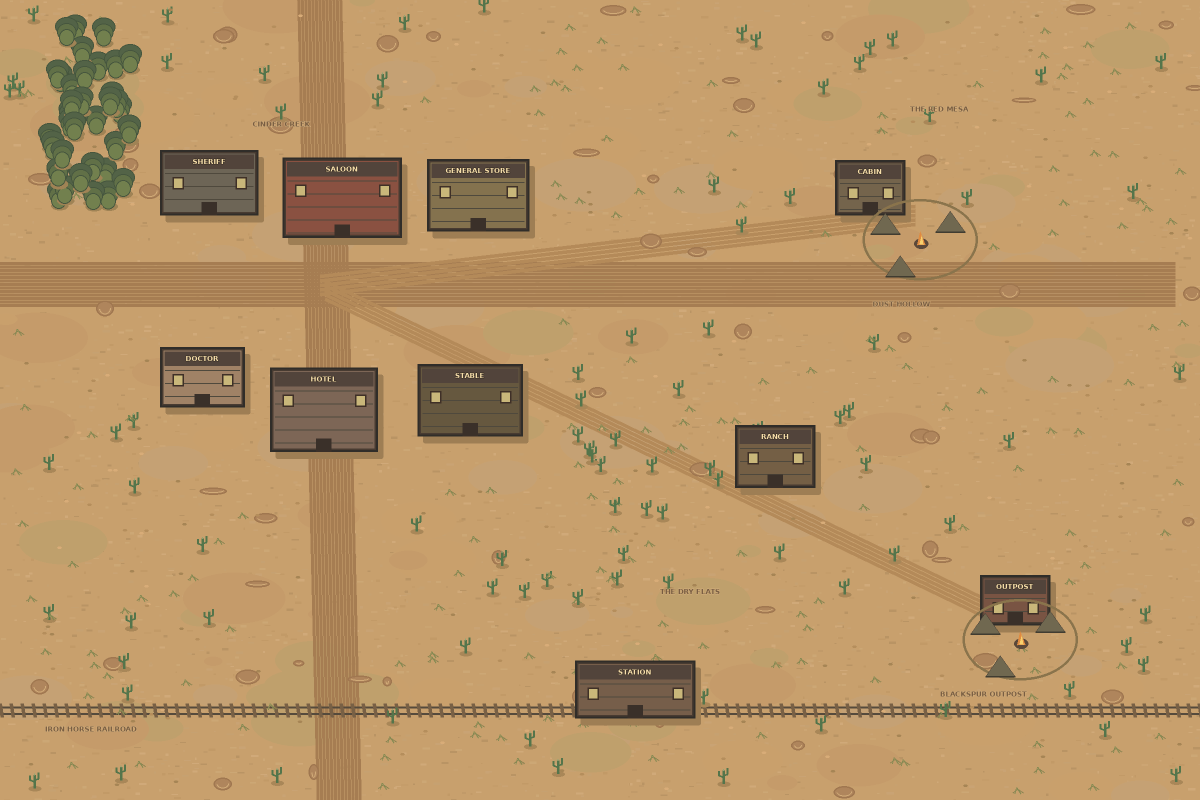
#> input picture assets/world_original.png, 2400 x 1600 px (shown at 1/2 size)
$ python expand_world.py
#> lines starting #> are read from the running program, lines starting #| are printed output that depends on the picture
#!/usr/bin/env python3
"""Build the expanded original Western territory. Pillow needed only to regenerate art."""
from PIL import Image, ImageDraw, ImageFont, ImageFilter
from pathlib import Path
import random, math
ROOT=Path(__file__).parent/'assets'
R=random.Random(462189)
W,H=4800,3200
old=Image.open(ROOT/'world_original.png') if (ROOT/'world_original.png').exists() else Image.open(ROOT/'world.png')
#> old is the input picture: PIL image 2400x1600 RGB; mean R, G, B 186, 149.4, 102.3
if old.size!=(2400,1600):
 raise SystemExit('The original 2400x1600 artwork must be kept as assets/world_original.png')
canvas=Image.new('RGB',(W,H),'#c7a06d');d=ImageDraw.Draw(canvas)
#> after `canvas = Image.new('RGB', (W, H), '#c7a06d')`:
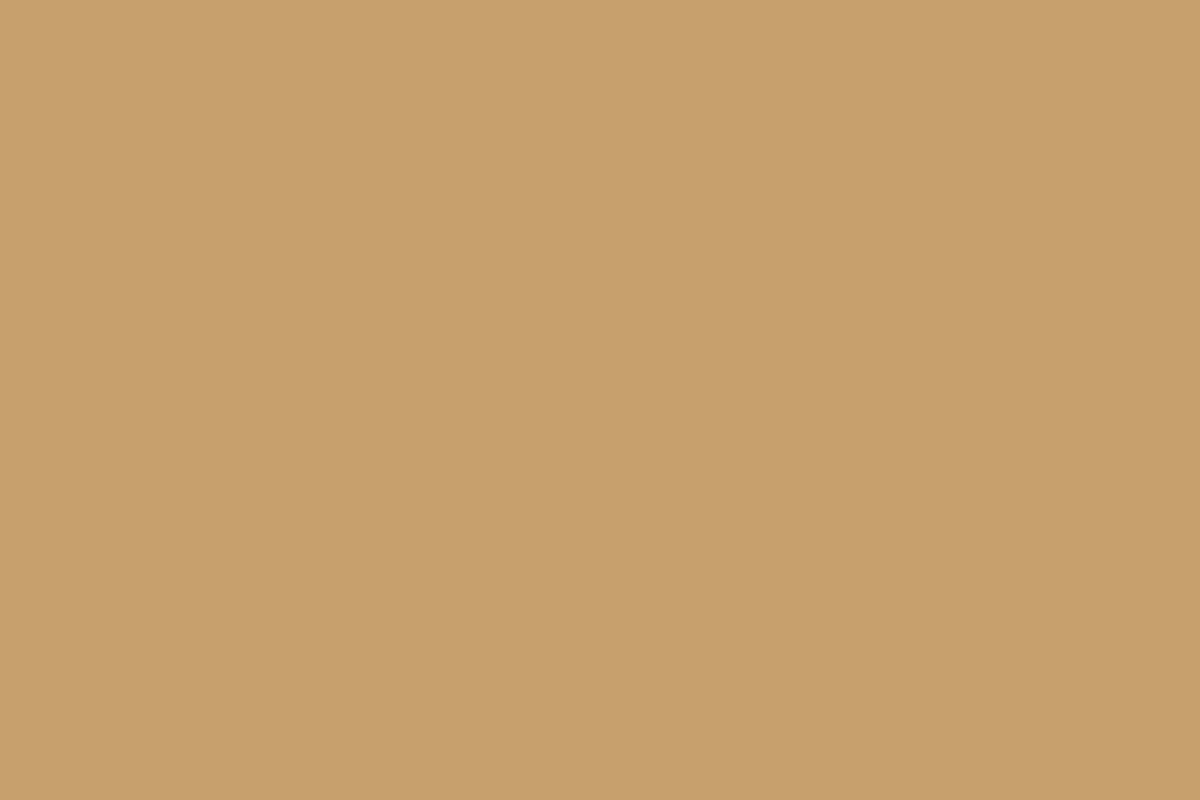
#> canvas: PIL image 4800x3200 RGB (shown at 1/4 size); mean R, G, B 199, 160, 109
# Broad region textures and earthy gradients, generated deterministically.
for y in range(0,H,8):
 for x in range(0,W,8):
  if x<2400 and y<1600: continue
  n=R.randrange(-9,10); dry=(x>3000 and y<2000); green=(y>2000 and x<2200)
  base=(190,151,101) if dry else ((150,157,111) if green else (188,157,109))
  d.rectangle((x,y,x+8,y+8),fill=tuple(max(0,min(255,a+n)) for a in base))
for _ in range(18500):
 x=R.randrange(W); y=R.randrange(H)
 if x<2400 and y<1600:continue
 s=R.randrange(3,24)
 d.line((x,y,x+s,y+R.randrange(-4,5)),fill=R.choice(['#d0b17d','#b18c62','#ac905e','#bca272','#bd9965']),width=R.randrange(1,4))
# World geographic identity: northwest snow-brushed highlands, northeast mesa, southern greener basin.
for x,y,rx,ry in [(3620,600,540,380),(4100,950,690,570),(3180,350,360,270),(2400,2700,490,300),(3850,2650,510,350)]:
 for n in range(8,0,-1):
  scale=n/8
  color=['#735e4d','#846b55','#94775b','#9c805f','#ad8d63','#bc9a6e','#c4a679','#c8a779'][8-n]
  d.ellipse((x-rx*scale,y-ry*scale,x+rx*scale,y+ry*scale),outline=color,width=18)
# River runs from northern central edge into southwest basin, and Silverwater lake.
river=[(2790,-50),(2690,240),(2770,610),(2620,960),(2710,1350),(2580,1660),(2470,1910),(2270,2200),(1990,2480),(1730,2750),(1530,3300)]
d.line(river,fill='#a6a77d',width=164,joint='curve')
d.line(river,fill='#648e91',width=112,joint='curve')
d.line(river,fill='#8aadb0',width=80,joint='curve')
# banks around lake
lake=(1450,2330,2110,2830)
d.ellipse((lake[0]-40,lake[1]-40,lake[2]+40,lake[3]+40),fill='#a8a07b')
d.ellipse(lake,fill='#658a8d',outline='#9ab2aa',width=22)
for i in range(75):
 x=R.randrange(1400,2100);y=R.randrange(2350,2780)
 if ((x-1780)/330)**2+((y-2580)/250)**2 <1:
  d.arc((x,y,x+R.randrange(9,28),y+R.randrange(4,12)),180,340,fill='#b2cbba',width=2)
#> this loop made 75 passes
#> (x, y) on passes 1 to 12: (1920, 2674), (1408, 2615), (1733, 2648), (1610, 2678), (1996, 2618), (1713, 2359), (1895, 2739), (1724, 2772), (2063, 2554), (2081, 2611), (1539, 2579), (2062, 2463)
# trails throughout new territory, with tracks and junctions.
trails=[[(2150,570),(2530,600),(3120,770),(3480,1330),(4100,1500),(4610,1770)],
 [(2050,1390),(2480,1720),(3160,1850),(3530,2230),(4060,2510)],
 [(640,1400),(870,1810),(1190,2140),(1370,2470),(1150,2840)],
 [(1270,1480),(1620,1870),(2200,2180),(3100,1830)],
 [(3160,1850),(3230,2460),(3020,3000)],
 [(4050,1490),(4220,2100),(4480,2900)]]
for trail in trails:
 d.line(trail,fill='#a78358',width=72,joint='curve')
 d.line(trail,fill='#bc9665',width=56,joint='curve')
 d.line(trail,fill='#c5a273',width=24,joint='curve')
# bridge across river at north central and southern central
for cx,cy in [(2700,690),(2350,2110)]:
 d.rectangle((cx-145,cy-43,cx+145,cy+43),fill='#5f4939',outline='#302f2a',width=8)
 for xx in range(cx-130,cx+132,18):d.line((xx,cy-34,xx,cy+34),fill='#a27f58',width=11)
 for yy in (cy-40,cy+40):d.line((cx-150,yy,cx+150,yy),fill='#4b3e33',width=9)
# Railway extends through the territory and toward distant mining operation.
for off in [-8,8]:d.line([(0,1418+off),(2250,1418+off),(2850,1830+off),(3600,2370+off),(4650,2370+off)],fill='#52483d',width=5)
for i in range(0,4650,20):
 if i<2250: x,y=i,1418
 elif i<2850:x=i;y=1418+(i-2250)*412/600
 elif i<3600:x=i;y=1830+(i-2850)*540/750
 else:x=i;y=2370
 d.line((x-3,y-12,x+7,y+12),fill='#66513b',width=8)
# Grasslands, pines, brush, cacti. Keep town centers and roads uncluttered.
settlements=[(3370,1770,350),(1070,2490,310),(4110,2500,310),(3810,1250,260)]
for i in range(1950):
 x=R.randrange(35,W-35);y=R.randrange(35,H-35)
 if x<2400 and y<1600:continue
 if any(math.hypot(x-cx,y-cy)<rad for cx,cy,rad in settlements):continue
 if any(math.hypot(x-a,y-b)<80 for path in trails for a,b in path):continue
 k=R.random()
 if y>2000 and x<2500 and k<.26:
  d.ellipse((x-13,y+4,x+15,y+15),fill='#8a865f')
  d.rectangle((x-4,y-22,x+5,y+7),fill='#514d3d')
  for layer in range(3):
   rad=20-layer*4
   d.ellipse((x-rad,y-42+layer*12,x+rad,y-12+layer*10),fill=['#485f46','#526d4c','#657b54'][layer])
 elif k<.25:
  d.line((x,y,x,y-22),fill='#50744d',width=5)
  d.line((x,y-10,x-10,y-11,x-10,y-24),fill='#50744d',width=4)
  d.line((x,y-16,x+8,y-17,x+8,y-27),fill='#50744d',width=4)
 elif k<.74:
  for j in range(3):d.line((x-11+j*6,y+4,x-2+j*6,y-R.randrange(4,13)),fill=R.choice(['#778052','#8c8954','#777d4d']),width=2)
 else:
  sz=R.randrange(7,21)
  d.ellipse((x-sz,y-sz//3,x+sz,y+sz//2),fill='#a58963',outline='#90704e',width=2)
#> this loop made 1950 passes
#> (x, y, k, sz) on passes 9, 13, 14, 21, 26, 33, 45, 46, 63, 73, 75, 83: (3427, 605, 0.809, 19), (3302, 305, 0.966, 20), (667, 1927, 0.745, 11), (1328, 3150, 0.882, 13), (3885, 355, 0.941, 18), (4507, 1340, 0.828, 18), (3151, 1102, 0.916, 7), (2870, 270, 0.843, 17), (3211, 488, 0.897, 19), (2851, 2889, 0.91, 14), (4302, 1011, 0.868, 10), (3193, 830, 0.996, 16)
#> (x, y, k) on passes 2, 4, 7, 8, 10, 11: (891, 1706, 0.227), (3122, 47, 0.629), (4113, 2908, 0.483), (4514, 790, 0.0172), (3399, 597, 0.504), (2626, 1064, 0.434)
# New towns and points of interest.
try:font=ImageFont.truetype('/usr/share/fonts/truetype/dejavu/DejaVuSans-Bold.ttf',17)
except:font=ImageFont.load_default()
NEW=[
 ('TRADING POST',3250,1650,200,145,'#65594c'),('SAGEBRUSH SALOON',3530,1650,220,150,'#865d43'),
 ('SHERIFF ANNEX',3250,1910,185,120,'#646554'),('LIVERY',3510,1905,205,140,'#776144'),
 ('FISHING SHACK',910,2445,140,105,'#6f6855'),('LAKE CABIN',1150,2440,150,110,'#8a6e4f'),
 ('WATCHTOWER',3770,1060,128,120,'#6b594b'),('MESA CAMP',4050,1320,125,110,'#6f5748'),
 ('COPPER MINE',4090,2450,225,155,'#67564c'),('ASSAY OFFICE',4420,2440,165,120,'#777052'),
 ('BUNKHOUSE',4060,2700,200,120,'#735544'),('GHOST CHAPEL',2900,2690,170,145,'#777668'),
 ('SOUTH RANCH',710,2040,190,140,'#7b624a'),('WINDMILL',940,2140,90,90,'#746148'),
 ('RIVERSIDE CAMP',2320,2550,140,100,'#6a5c46'),('OLD MISSION',4550,1870,185,150,'#867461'),
 ('SMUGGLER SHED',3500,2900,160,110,'#645447')]
for name,x,y,w,h,color in NEW:
 d.rectangle((x+11,y+13,x+w+11,y+h+13),fill='#907451')
 d.rectangle((x,y,x+w,y+h),fill='#3d332e',outline='#282825',width=5)
 d.rectangle((x+7,y+7,x+w-7,y+h-7),fill=color)
 for yy in range(y+47,y+h-8,23):d.line((x+9,yy,x+w-9,yy),fill='#584c40',width=2)
 d.rectangle((x+8,y+7,x+w-8,y+38),fill='#493e36')
 label=name.replace('SAGEBRUSH ','').replace('SHERIFF ','')
 bbox=d.textbbox((0,0),label,font=font);tw=bbox[2]-bbox[0]
 if tw>w-14:label=label[:max(4,int(len(label)*(w-18)/tw))]
 bbox=d.textbbox((0,0),label,font=font)
 d.text((x+(w-(bbox[2]-bbox[0]))/2,y+14),label,font=font,fill='#f1d6a5',stroke_fill='#342d27',stroke_width=1)
 d.rectangle((x+w//2-14,y+h-22,x+w//2+14,y+h),fill='#372b27')
 for xx in (x+17,x+w-42):d.rectangle((xx,y+55,xx+23,y+79),fill='#d3b883',outline='#42372c',width=3)
#> this loop made 17 passes
#> (tw, label) on passes 5, 7, 8, 14, 15, 17: (151, 'FISHING SH'), (138, 'WATCHTO'), (115, 'MESA CAM'), (99, 'WINDM'), (163, 'RIVERSIDE '), (165, 'SMUGGLER SH')
#> tw on passes 1, 2, 3, 4, 6, 9: 144, 79, 66, 67, 114, 132
# dots of activity in the settlement streets
for cx,cy in [(3370,1820),(1120,2280),(4150,2570)]:
 for i in range(10):
  a=R.random()*math.tau;rad=R.randrange(120,220)
  x=cx+math.cos(a)*rad;y=cy+math.sin(a)*rad
  d.ellipse((x-4,y-4,x+4,y+4),fill='#775c46')
# Borders and labels
labels=[('SAGEBRUSH CROSSING',3270,1575),('SILVERWATER LAKE',1440,2890),('COPPER RIDGE',4060,2375),
 ('THE HIGH MESA',3820,690),('GHOST MISSION',2880,2620),('SOUTH RANCHLAND',700,1920),
 ('RED ROCK WILDS',3270,370),('SOUTHERN BADLANDS',3160,3050)]
for name,x,y in labels:d.text((x,y),name,fill='#6d5747',font=font,stroke_width=2,stroke_fill='#d3b586')
# Restore original handcrafted story territory untouched above new features.
canvas.paste(old,(0,0))
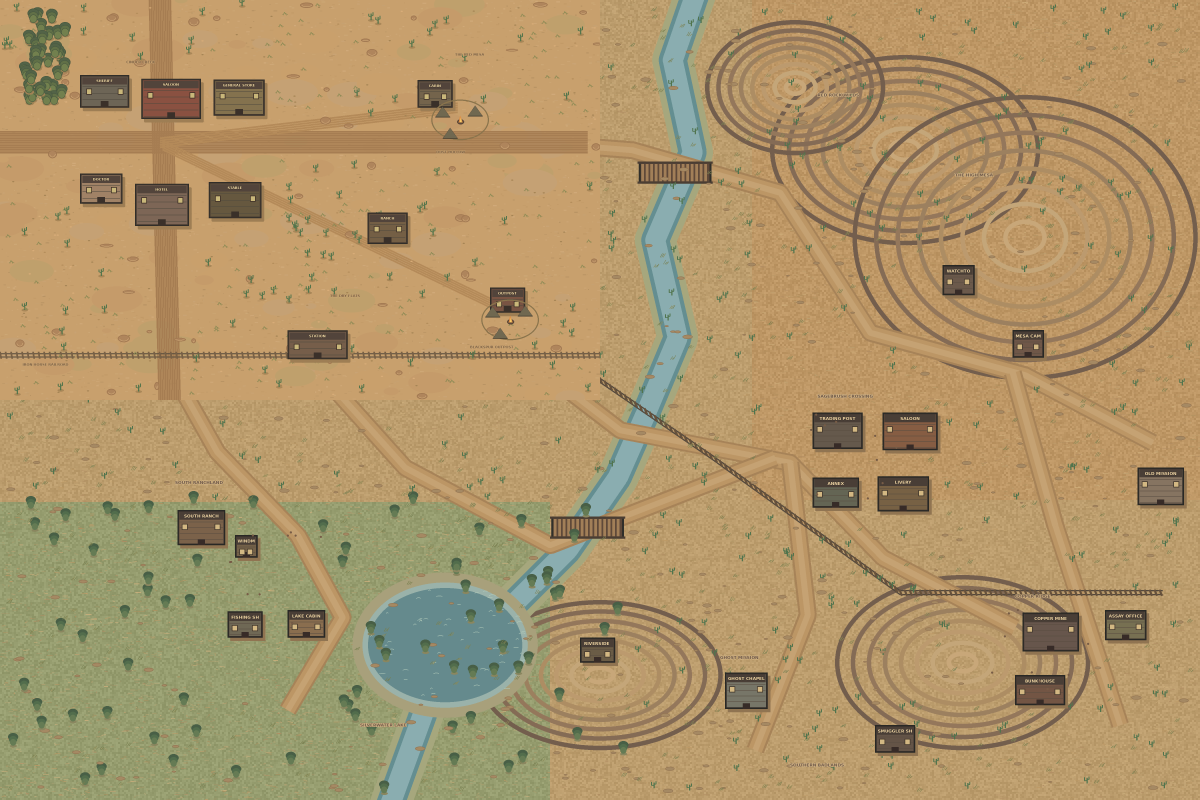
#> canvas: PIL image 4800x3200 RGB (shown at 1/4 size); mean R, G, B 173.7, 148.5, 104.8
canvas.save(ROOT/'world.png',optimize=True)
# Antique-style scaled cartographic map, displayed 658x394 inside world map screen.
thumb=canvas.resize((658,394),Image.Resampling.BILINEAR).convert('RGB')
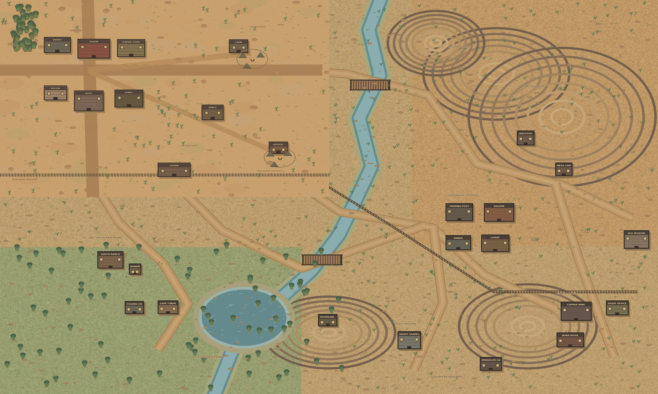
#> thumb: PIL image 658x394 RGB; mean R, G, B 173.7, 148.5, 104.8
from PIL import ImageEnhance
thumb=ImageEnhance.Color(thumb).enhance(.48)
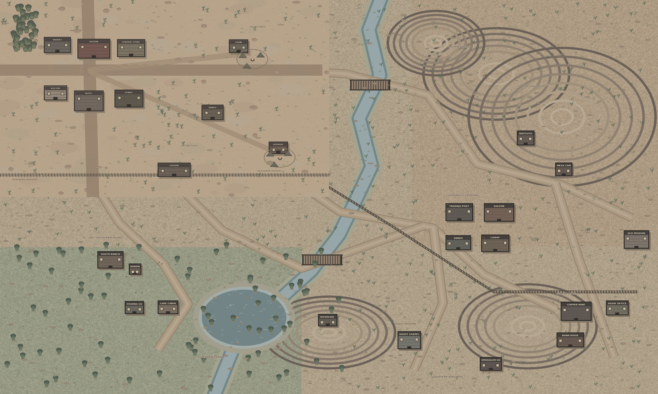
#> thumb: PIL image 658x394 RGB; mean R, G, B 161.4, 149.6, 128.6
thumb=ImageEnhance.Contrast(thumb).enhance(.84)
thumb.save(ROOT/'map.png',optimize=True)
print('Expanded playable world:',W,H,'and cartographic overview generated.')
#| Expanded playable world: 4800 3200 and cartographic overview generated.
